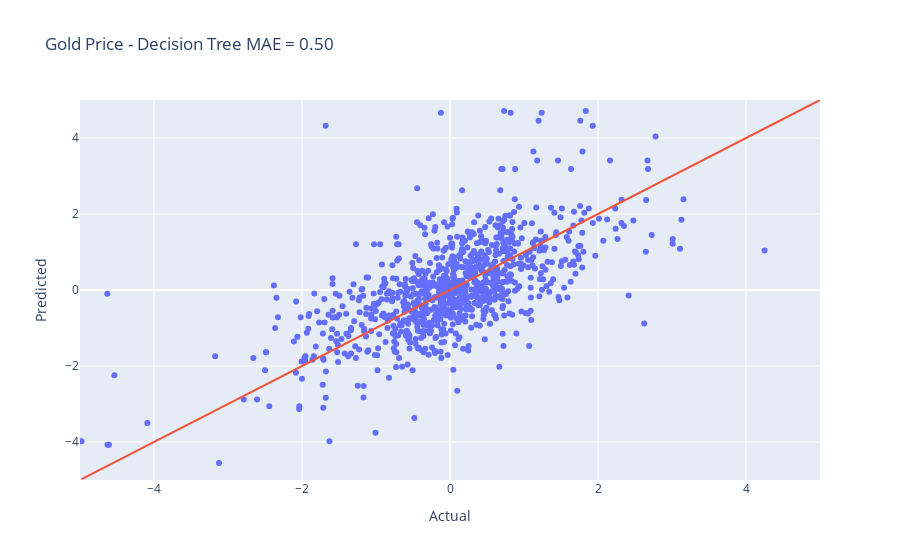

Source (notebook cell):
### Code cell
# Actual vs Predicted plot
fig = go.Figure()
fig.add_trace(go.Scatter(x=predict_df['Actual'], y=predict_df['Decision Tree'], mode='markers', name='Model pre'))
# line of "perfect" fit to visualise error
fig.add_trace(go.Scatter(x=predict_df['Actual'], y=1*predict_df['Actual'], mode='lines'))

fig.update_layout(xaxis_title='Actual', yaxis_title='Predicted',
                  title=f'Gold Price - Decision Tree MAE = {lin_mae:.2f}',
                  xaxis_range=[-5,5], yaxis_range=[-5,5], showlegend=False)
fig.show()

### Figure 1 — Plotly figure (JSON) as saved in the notebook; plotly's stock layout.template omitted (floating-point values rounded to 4 significant figures; data arrays with more than 128 entries replaced by an {"elided": "..."} marker saying what was removed)
{"data": [{"mode": "markers", "name": "Model pre", "type": "scatter", "x": {"elided": "973 float values"}, "y": {"elided": "973 float values"}}, {"mode": "lines", "type": "scatter", "x": {"elided": "973 float values"}, "y": {"elided": "973 float values"}}], "layout": {"showlegend": false, "title": {"text": "Gold Price - Decision Tree MAE = 0.50"}, "xaxis": {"range": [-5, 5], "title": {"text": "Actual"}}, "yaxis": {"range": [-5, 5], "title": {"text": "Predicted"}}}}
